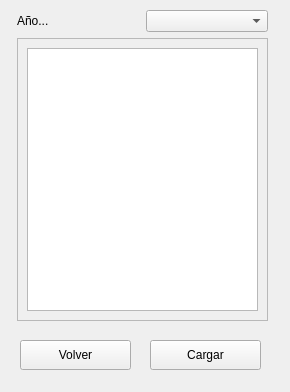
<?xml version="1.0" encoding="UTF-8"?>
<ui version="4.0">
 <class>PreCargarNomina</class>
 <widget class="QDialog" name="PreCargarNomina">
  <property name="geometry">
   <rect>
    <x>0</x>
    <y>0</y>
    <width>290</width>
    <height>392</height>
   </rect>
  </property>
  <property name="windowTitle">
   <string>Dialog</string>
  </property>
  <widget class="QPushButton" name="btnCancelar">
   <property name="geometry">
    <rect>
     <x>20</x>
     <y>340</y>
     <width>111</width>
     <height>30</height>
    </rect>
   </property>
   <property name="text">
    <string>Volver</string>
   </property>
   <property name="icon">
    <iconset resource="imagenes/imagenes.qrc">
     <normaloff>:/atras.png</normaloff>:/atras.png</iconset>
   </property>
   <property name="autoDefault">
    <bool>false</bool>
   </property>
  </widget>
  <widget class="QPushButton" name="btnCargar">
   <property name="geometry">
    <rect>
     <x>150</x>
     <y>340</y>
     <width>111</width>
     <height>30</height>
    </rect>
   </property>
   <property name="text">
    <string>Cargar</string>
   </property>
   <property name="icon">
    <iconset resource="imagenes/imagenes.qrc">
     <normaloff>:/abrir.jpeg</normaloff>:/abrir.jpeg</iconset>
   </property>
   <property name="autoDefault">
    <bool>false</bool>
   </property>
  </widget>
  <widget class="QWidget" name="layoutWidget">
   <property name="geometry">
    <rect>
     <x>17</x>
     <y>10</y>
     <width>251</width>
     <height>311</height>
    </rect>
   </property>
   <layout class="QVBoxLayout" name="verticalLayout_2">
    <item>
     <layout class="QHBoxLayout" name="horizontalLayout_2">
      <item>
       <widget class="QLabel" name="label_2">
        <property name="text">
         <string>Año...</string>
        </property>
       </widget>
      </item>
      <item>
       <widget class="QComboBox" name="cmbAno"/>
      </item>
     </layout>
    </item>
    <item>
     <widget class="QFrame" name="frame">
      <property name="frameShape">
       <enum>QFrame::StyledPanel</enum>
      </property>
      <property name="frameShadow">
       <enum>QFrame::Raised</enum>
      </property>
      <layout class="QVBoxLayout" name="verticalLayout">
       <item>
        <widget class="QListWidget" name="listNominas"/>
       </item>
      </layout>
     </widget>
    </item>
   </layout>
  </widget>
 </widget>
 <resources>
  <include location="imagenes/imagenes.qrc"/>
 </resources>
 <connections/>
</ui>
